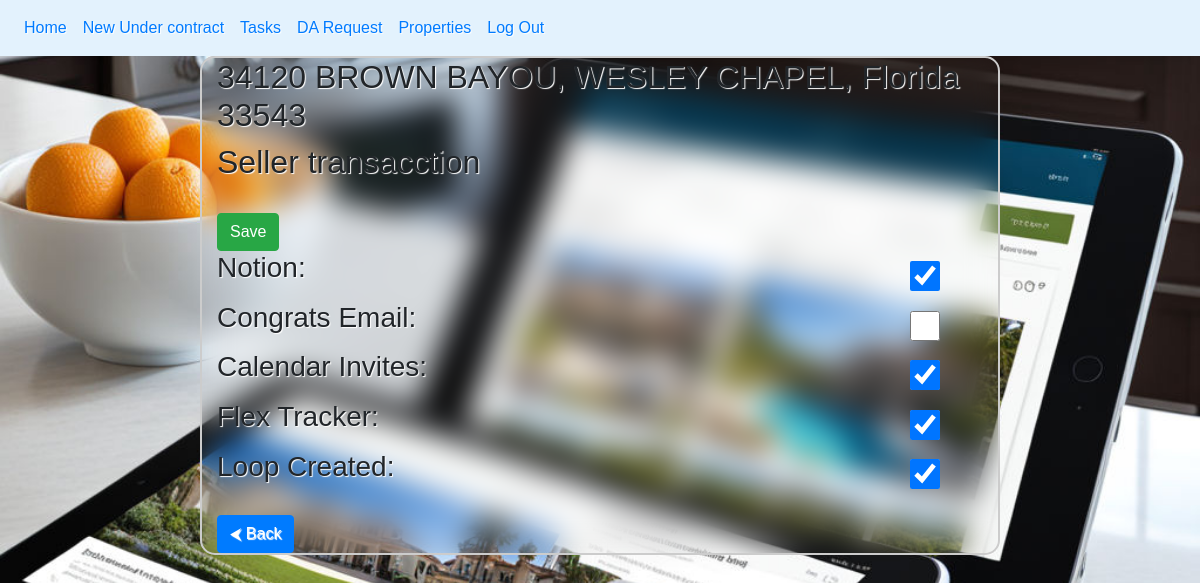
Page /tasks/15/ (signed in) on the committed database.
### Emails/models.py (models this page shows, shortened)
class UnderContract(models.Model):
    address = models.CharField(max_length = 150, verbose_name = "Property")
    category = models.CharField(max_length = 20, choices = [("Buyer","Buyer"),("Seller","seller")], verbose_name = "Buyer/Seller")
    flex_organic = models.CharField(max_length=20, choices=[("Flex", "Flex"),("Team Lead","Team Lead"),("Organic","Organic")], verbose_name= "Flex/Organic")
    effective_date = models.DateField(verbose_name = "Effective Date")
    closing_date = models.DateField(null = True, verbose_name = "Closing date")
    price = models.DecimalField(max_digits=20, decimal_places=2, verbose_name="Sale Price")
    escrow = models.DecimalField(max_digits=10, decimal_places=2, verbose_name="Escrow")
    commission = models.DecimalField(max_digits=5, decimal_places=2, verbose_name="Commission")
    mls_fee = models.DecimalField(max_digits=6, decimal_places=2, verbose_name="MLS Fee")
    loop_closed = models.BooleanField(default=False, verbose_name="Loop Closed")
    notion_closed = models.BooleanField(default=False, verbose_name="Notion closed")
    flex_closed = models.BooleanField(default=False, verbose_name="Flex Tracker Updated")
    zillow_closed = models.BooleanField(default=False, verbose_name="Zillow Closed")
    kyn = models.BooleanField(default=False, verbose_name="Know Your Numbers Updated")
    close_pending = models.BooleanField(default=False, verbose_name="MVT Close and Pending Updated")
    notion = models.BooleanField(default = False, verbose_name = "Notion")
    congratulations = models.BooleanField(default = False, verbose_name = "Congrats Email")
    calendar = models.BooleanField(default = False, verbose_name = "Calendar Invites")
    flex_tracker = models.BooleanField(default = False, verbose_name = "Flex Tracker")
    loop = models.BooleanField(default = False, verbose_name = "Loop Created")
    da_requested = models.BooleanField(default = False, verbose_name = "DA requested")
    completed = models.BooleanField(verbose_name = "Completado")
    closed = models.BooleanField(default=False,verbose_name="Closed Deal")

### Emails/views.py (the view)
# urls.py: path("tasks/<int:property_id>/", views.checklist, name="checklist"),
@login_required
def checklist(request, property_id):
    if request.method == "GET":
        property=get_object_or_404(UnderContract, pk = property_id)
        form = UnderContractProcessing(instance=property)
        return render(request, "checklist.html", {"property":property,'form':form ,'encabezado':property.address})
    elif request.method == "POST":
        property=get_object_or_404(UnderContract, pk = property_id)
        form = UnderContractProcessing(request.POST,instance=property)
        form.save()
        return render(request, "checklist.html", {"property":property,'form':form ,'encabezado':property.address})

### Emails/forms.py
class UnderContractProcessing(forms.ModelForm):
    class Meta:
        model = UnderContract
        fields = ["notion","congratulations", "calendar", "flex_tracker", "loop"]

### Emails/templates/checklist.html (shortened to what this page needs)
{% extends 'base.html' %}
{% block content %}
  <h2>{{property.address}}</h2>
    <h2>{{property.category}} transacction</h2>
    <br>
    <form method="post">
    <button type="submit" class="btn btn-success">
        Save
    </button>
    <ul class="list-container">
        {% for field in form %}
        <li><h3>{{field.label_tag}}</h3>{{field}}</li>
        {% endfor %}
    </ul>
    </form>
    <a href="{% url 'tasks' %}" class="btn btn-primary">&#11164; Back</a>
{% endblock %}

### static/css/estilos.css (style rules this page uses)
* { margin: 0; padding: 0; box-sizing: border-box; font-family: 'Monserrat', sans-serif; }
body { background-size: cover; background-position: 20% 20%; background-attachment: fixed; background-image: url("../img/fondo31.png"); text-shadow: 1px 1px 1px white; }
*::before, *::after { box-sizing: border-box; }
ul li input[type="checkbox"] { height: 30px; }
.container .list-container { width: 95%; border-radius: 10px; }
.container .list-container li { display: flex; justify-content: space-between; align-items: center; }
.container .list-container li h3 { text-align: left; margin-right: auto; }
.container .list-container li input[type="checkbox"] { text-align: right; width: 40px; }
input, select, textarea, option { background-color: #def; border: 1px solid #000; margin: 8px 0; padding: 10px 15px; border-radius: 8px; outline: none }
.signup-container label, input { width: 95%; }

### rows in the picture
UnderContract: address "34120 BROWN BAYOU, WESLEY CHAPEL, Florida 33543", category "Seller", form "☑" "☑" "☑" "☑"

### other values in the picture
{{ field.label_tag }} "Notion:" "Congrats Email:" "Calendar Invites:" "Flex Tracker:" "Loop Created:"
